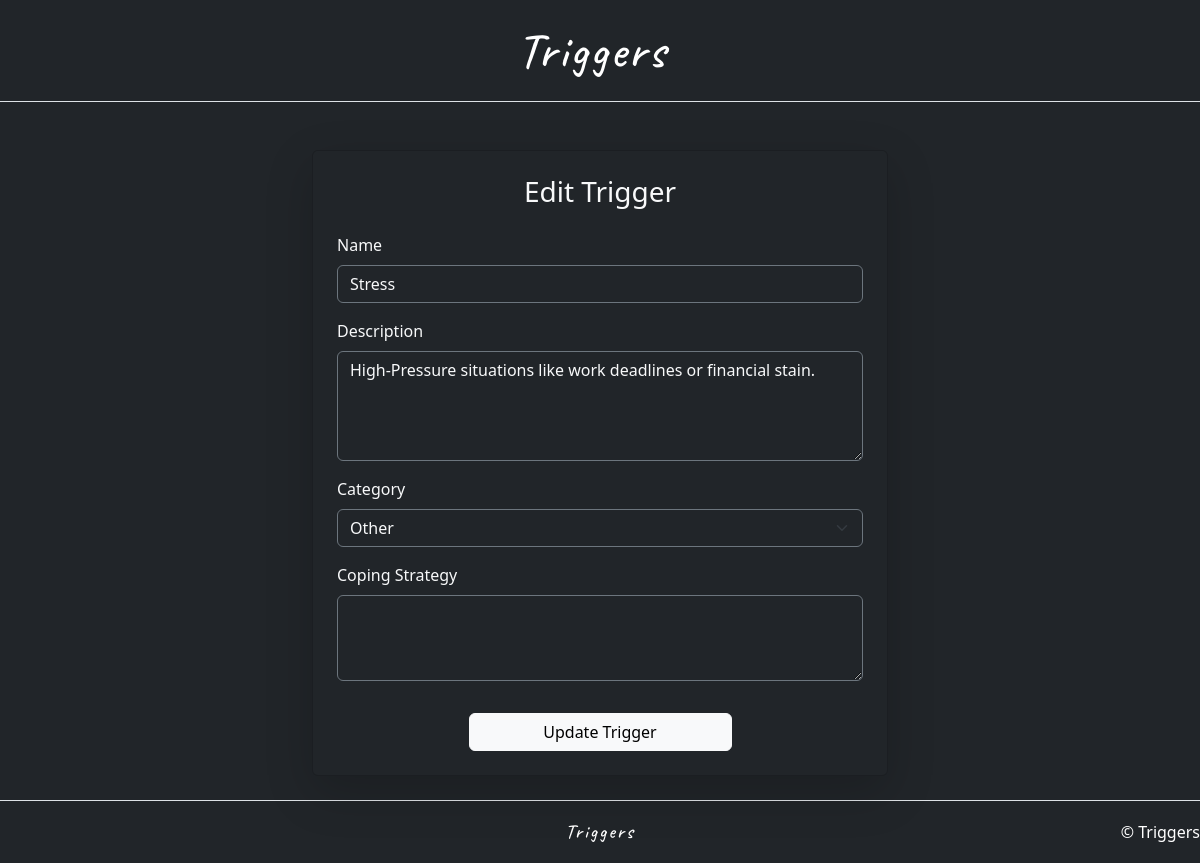
Screenshot of /edit_trigger/2/ (signed in) with the database file from the repository.
### triggers/models.py (models this page shows, shortened)
class Trigger(models.Model):
    CATEGORY_CHOICES = [
        ('Emotional','Emotional'),
        ('Environmental','Environmental'),
        ('Physical','Physical'),
        ('Psychological','Psychological'),
        ('Other','Other'),
    ]
    user = models.ForeignKey(User,on_delete=models.CASCADE)
    name = models.CharField(max_length=100)
    description = models.TextField(blank=False)
    category = models.CharField(max_length=50,choices=CATEGORY_CHOICES,blank=False)
    coping_strategy = models.TextField(blank=True)
    date_logged = models.DateTimeField(auto_now_add=True)

### triggers/views.py (the view)
# urls.py: path('edit_trigger/<int:trigger_id>/', views.edit_trigger, name='edit_trigger'),
@login_required
def edit_trigger(request,trigger_id):
    trigger = get_object_or_404(Trigger,id=trigger_id,user=request.user) #Fetch Trigger object from db
    if request.method == 'POST':
        form = TriggerForm(request.POST,instance = trigger)
        if form.is_valid():
            form.save()
            messages.success(request, 'Trigger updated successfully.')
            return redirect('view_triggers')
    else:
        form = TriggerForm(instance=trigger)
    return render(request, 'triggers/add_trigger.html', {'form': form, 'edit': True, 'trigger':trigger})

### triggers/forms.py
class TriggerForm(forms.ModelForm):
    class Meta:
        model = Trigger
        fields = ["name","description","category","coping_strategy"]

### triggers/templates/triggers/add_trigger.html (shortened to what this page needs)
{% extends "base.html" %}
{% load static %}
{% block content %}
<div class="container mt-5" style="max-width: 600px;">
  <div class="card bg-dark text-light p-4 shadow-lg">
    <h3 class="text-center mb-4">
      {% if edit %}
        Edit Trigger
      {% else %}
        Add New Trigger
      {% endif %}
    </h3>
    <form method="POST">
      <div class="mb-3">
        <label for="name" class="form-label">Name</label>
        <input type="text" name="name" id="name"
               class="form-control bg-dark text-light border-secondary"
               value="{{ form.name.value|default_if_none:'' }}" required>
      </div>
      <div class="mb-3">
        <label for="description" class="form-label">Description</label>
        <textarea name="description" id="description" rows="4"
                  class="form-control bg-dark text-light border-secondary" required>{{ form.description.value|default_if_none:'' }}</textarea>
      </div>
      <div class="mb-3">
        <label for="category" class="form-label">Category</label>
        <select name="category" id="category"
                class="form-select bg-dark text-light border-secondary" required>
          {% for val, label in form.fields.category.choices %}
            <option value="{{ val }}" {% if form.category.value == val %}selected{% endif %}>
              {{ label }}
            </option>
          {% endfor %}
        </select>
      </div>
      <div class="mb-3">
        <label for="coping_strategy" class="form-label">Coping Strategy</label>
        <textarea name="coping_strategy" id="coping_strategy" rows="3"
                  class="form-control bg-dark text-light border-secondary">{{ form.coping_strategy.value|default_if_none:'' }}</textarea>
      </div>
      <div class="text-center">
        <button type="submit" class="btn btn-light mt-3 w-50">
          {% if edit %}
            Update Trigger
          {% else %}
            Save Trigger
          {% endif %}
        </button>
      </div>
    </form>
  </div>
</div>
{% endblock %}

### addiction_trigger_journal/static/css/style.css (style rules this page uses)
html,body { height: 100%; margin: 0; }
body { display: flex; flex-direction: column; min-height: 100vh; }
.container { flex:1; }

### rows the page displays
Trigger: name "Stress", description "High-Pressure situations like work deadlines or financial stain.", category "Other"
